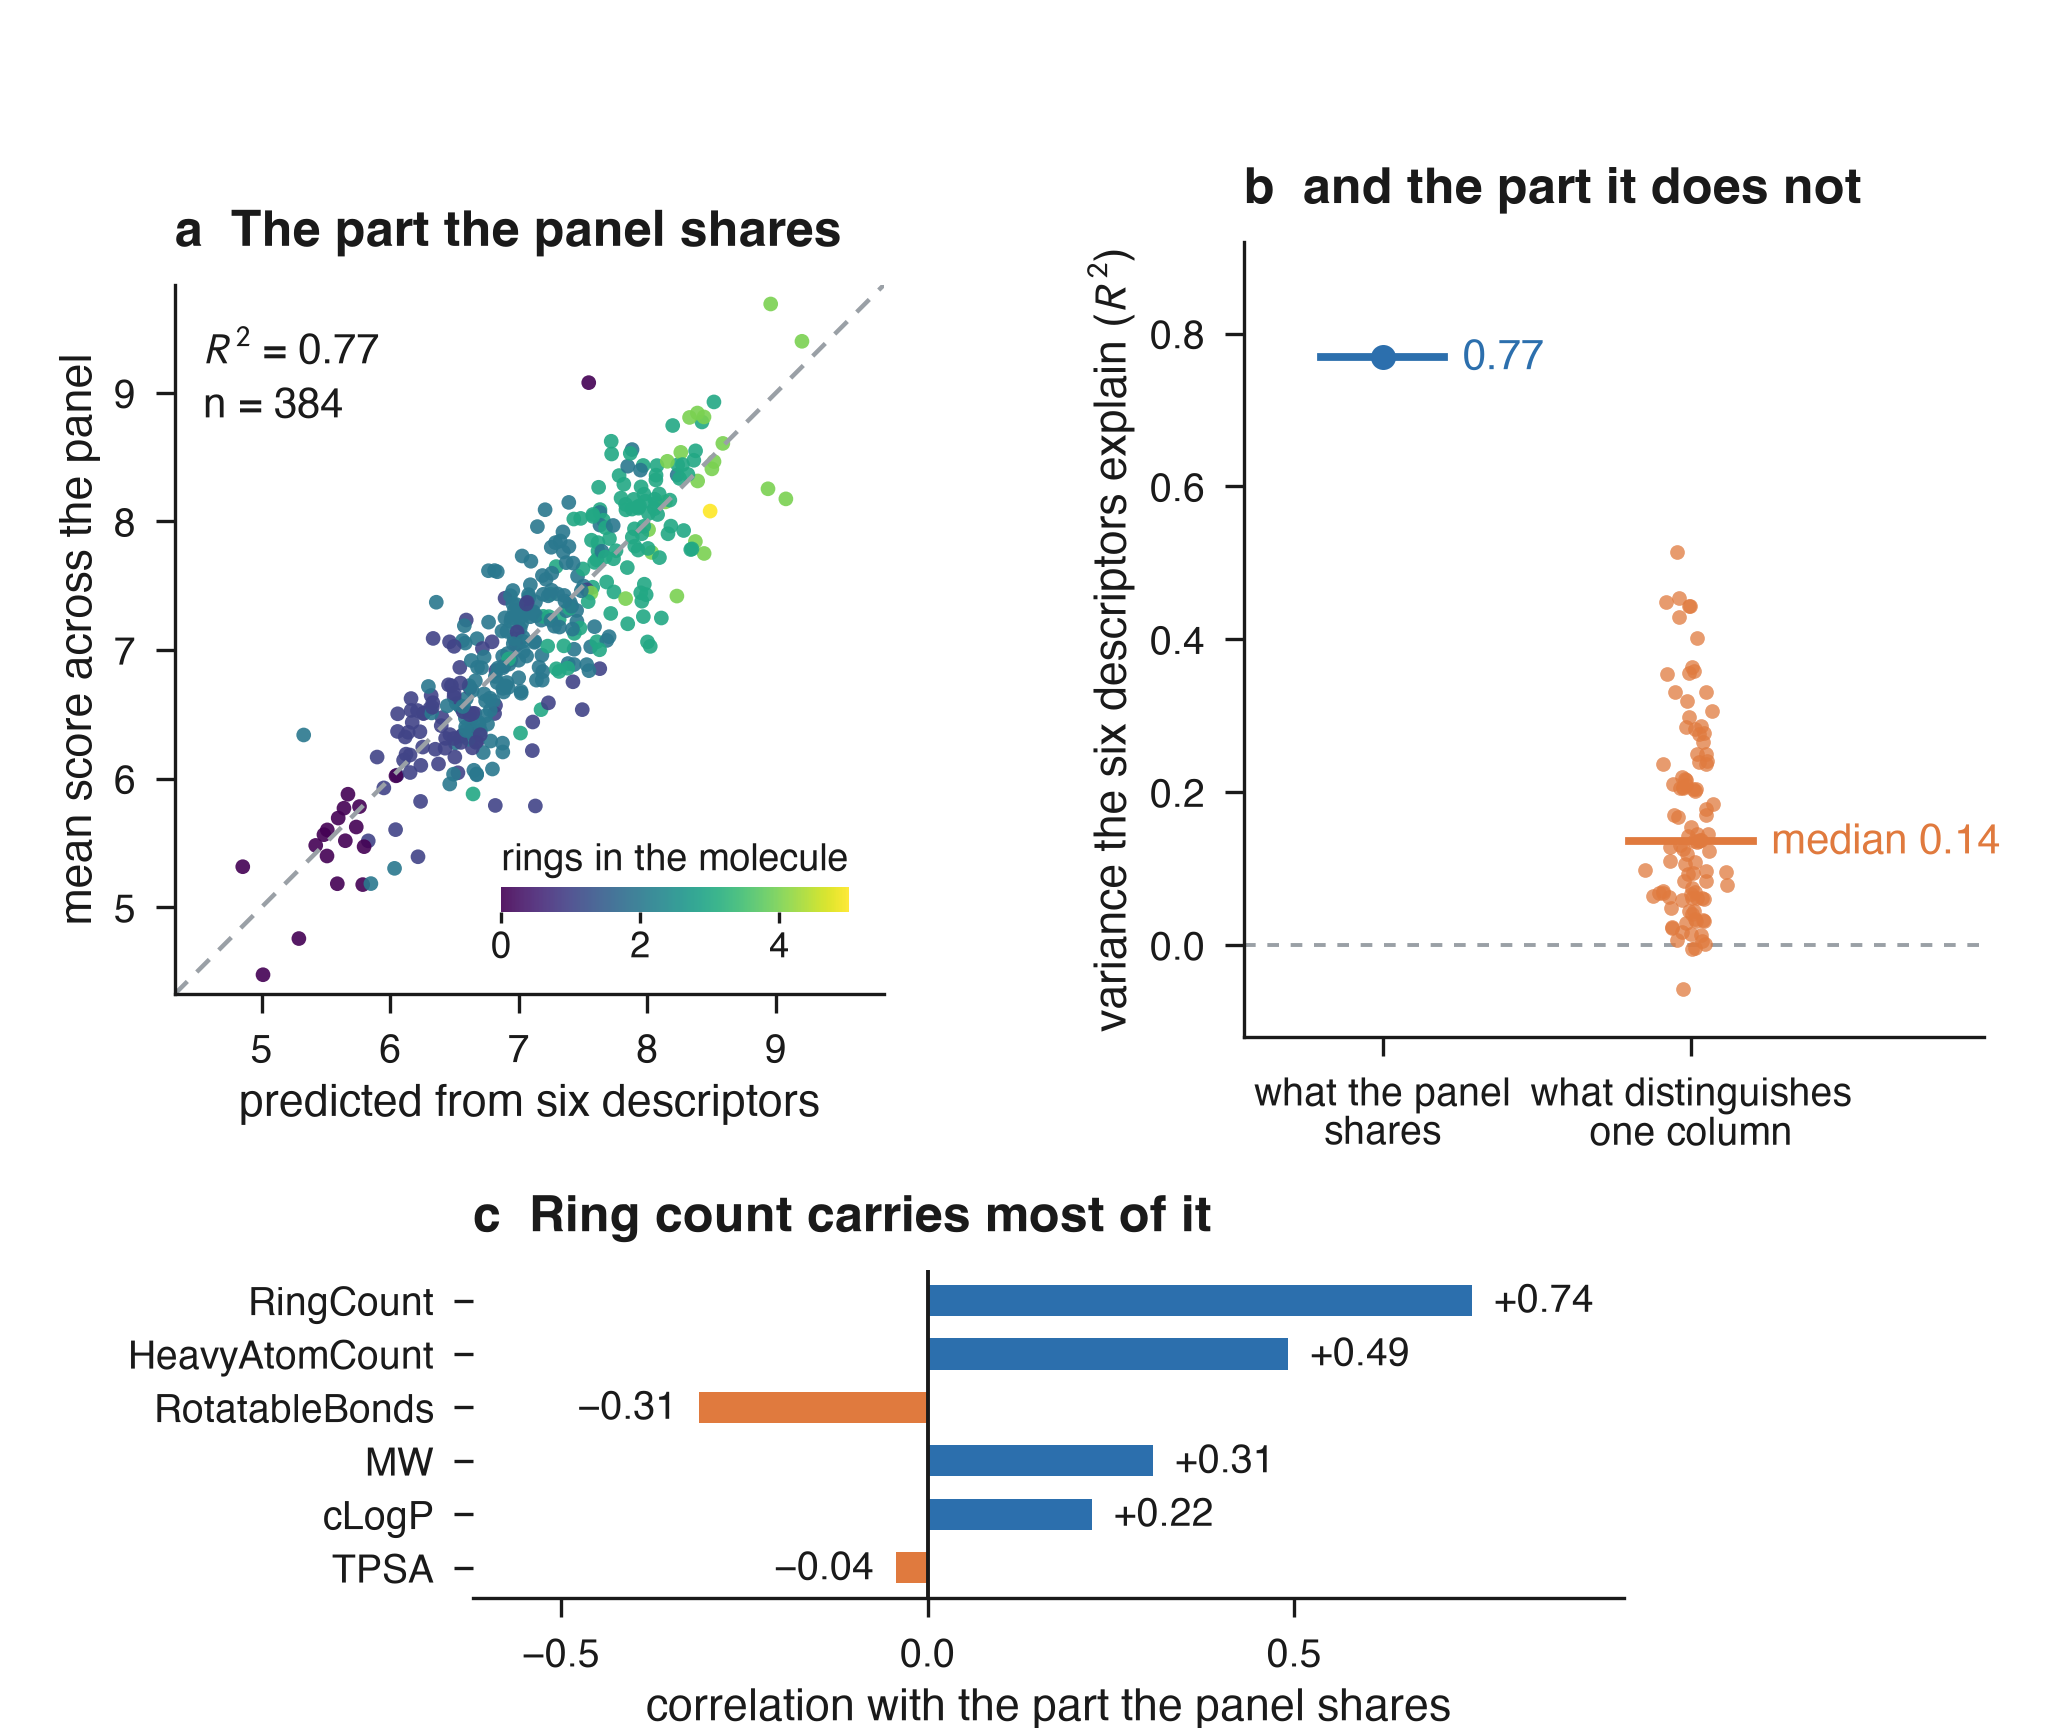

Source code (Python):
"""Figure: what cheap chemistry already knows about a panel.

a  Each molecule's mean score across the joint 102-column panel against a
   prediction of it from six ordinary descriptors, cross-validated by
   chemical group. Colour is the ring count, the single descriptor that
   carries most of the signal.
b  The same model fitted to what is left once each molecule's own mean is
   removed, once per column. The part a panel shares is cheap; the part that
   distinguishes one target from another is not.
c  How each descriptor on its own tracks the shared part.

Everything is recomputed from data/datasets/ and data/molecules.csv.
"""
import csv
import os

import numpy as np
import matplotlib.pyplot as plt

from figstyle import TEXTWIDTH_IN, PALETTE, use_paper_style, figsize, save

HERE = os.path.dirname(os.path.abspath(__file__))
DATA = os.path.join(HERE, os.pardir, "data")
DATASETS = os.path.join(DATA, "datasets")
INK, BLUE, ORANGE, GREY, PALE = (PALETTE["ink"], PALETTE["blue"],
                                 PALETTE["orange"], PALETTE["grey"],
                                 PALETTE["pale"])
FOLDS = 5

a = np.load(os.path.join(DATASETS, "dockstring.npz"), allow_pickle=True)
b = np.load(os.path.join(DATASETS, "own44.npz"), allow_pickle=True)
ia = {str(x): i for i, x in enumerate(a["molecule_ids"])}
ib = {str(x): i for i, x in enumerate(b["molecule_ids"])}
shared = sorted(set(ia) & set(ib))
A = a["scores"][[ia[s] for s in shared]]
B = b["scores"][[ib[s] for s in shared]]
Dsc = a["source_descriptor_values"][[ia[s] for s in shared]]
DNAME = [str(x) for x in a["source_descriptor_names"]]
keep = ~(np.isnan(A).any(1) | np.isnan(B).any(1) | np.isnan(Dsc).any(1))
ids = [s for s, k in zip(shared, keep) if k]
A, B, Dsc = A[keep], B[keep], Dsc[keep]

group = {r["standard_molecule_id"]: r["chemical_group"]
         for r in csv.DictReader(open(os.path.join(DATA, "molecules.csv")))}
g = np.array([group.get(i, "?") for i in ids])
X = np.column_stack([Dsc, np.ones(len(Dsc))])


def cross_validated(y, seed=0):
    """Prediction and R^2 with whole chemical groups held out."""
    keys = np.array(sorted(set(g)))
    np.random.default_rng(seed).shuffle(keys)
    fold = {k: i % FOLDS for i, k in enumerate(keys)}
    pred = np.empty_like(y)
    for f in range(FOLDS):
        te = np.array([fold[x] == f for x in g])
        beta, *_ = np.linalg.lstsq(X[~te], y[~te], rcond=None)
        pred[te] = X[te] @ beta
    return pred, 1 - ((y - pred) ** 2).sum() / ((y - y.mean()) ** 2).sum()


MEAN = np.hstack([A, B]).mean(1)
pred_mean, r2_mean = cross_validated(MEAN)
RES = np.hstack([A - A.mean(1, keepdims=True), B - B.mean(1, keepdims=True)])
r2_res = np.array([cross_validated(RES[:, j])[1] for j in range(RES.shape[1])])
rings = Dsc[:, DNAME.index("RingCount")]
single = np.array([np.corrcoef(MEAN, Dsc[:, j])[0, 1] for j in range(len(DNAME))])

use_paper_style()
fig = plt.figure(figsize=figsize(TEXTWIDTH_IN, ratio=0.84))
fig.set_layout_engine("none")

# ── a: the shared part is cheap ─────────────────────────────────────────
ax = fig.add_axes([0.085, 0.400, 0.345, 0.460])
sc = ax.scatter(pred_mean, MEAN, c=rings, cmap="viridis", s=7, linewidths=0,
                alpha=0.9)
lo = min(pred_mean.min(), MEAN.min()) - 0.15
hi = max(pred_mean.max(), MEAN.max()) + 0.15
ax.plot([lo, hi], [lo, hi], color=GREY, lw=0.8, ls=(0, (4, 3)), zorder=1)
ax.set_xlim(lo, hi)
ax.set_ylim(lo, hi)
ax.set_aspect("equal")
ax.set_xlabel("predicted from six descriptors")
ax.set_ylabel("mean score across the panel")
ax.text(0.04, 0.955, f"$R^2$ = {r2_mean:.2f}\nn = {len(MEAN)}",
        transform=ax.transAxes, fontsize=7.5, color=INK, va="top",
        linespacing=1.5)
ax.set_title("a  The part the panel shares", loc="left", pad=7, fontsize=9,
             fontweight="bold")

cax = ax.inset_axes([0.46, 0.115, 0.49, 0.036])
cb = fig.colorbar(sc, cax=cax, orientation="horizontal")
cb.outline.set_visible(False)
cb.ax.xaxis.set_label_position("top")
cb.set_label("rings in the molecule", labelpad=3, fontsize=6.8)
cb.ax.tick_params(length=2, pad=1.2, labelsize=6.5)

# ── b: the specific part is not ─────────────────────────────────────────
ax = fig.add_axes([0.605, 0.400, 0.360, 0.460])
rng = np.random.default_rng(1)
ax.scatter(rng.normal(1, 0.055, len(r2_res)), r2_res, s=7, linewidths=0,
           color=ORANGE, alpha=0.75)
ax.plot([0.80, 1.20], [np.median(r2_res)] * 2, color=ORANGE, lw=1.4)
ax.plot([-0.20, 0.20], [r2_mean] * 2, color=BLUE, lw=1.4)
ax.plot([0], [r2_mean], "o", color=BLUE, ms=4.5, mew=0)
ax.axhline(0, color=GREY, lw=0.7, ls=(0, (3, 3)), zorder=0)
ax.text(0.26, r2_mean, f"{r2_mean:.2f}", color=BLUE, fontsize=7.5,
        va="center", ha="left")
ax.text(1.26, np.median(r2_res), f"median {np.median(r2_res):.2f}",
        color=ORANGE, fontsize=7.5, va="center", ha="left")
ax.set_xlim(-0.45, 1.95)
ax.set_ylim(-0.12, 0.92)
ax.set_xticks([0, 1])
ax.set_xticklabels(["what the panel\nshares", "what distinguishes\none column"])
ax.set_ylabel("variance the six descriptors explain ($R^2$)")
for side in ("right", "top"):
    ax.spines[side].set_visible(False)
ax.set_title("b  and the part it does not", loc="left", pad=7, fontsize=9,
             fontweight="bold")

# ── c: which descriptor carries it ──────────────────────────────────────
ax = fig.add_axes([0.230, 0.075, 0.560, 0.190])
o = np.argsort(np.abs(single))
y = np.arange(len(o))
ax.barh(y, single[o], height=0.58, color=[BLUE if v > 0 else ORANGE
                                          for v in single[o]], zorder=2)
for i, j in enumerate(o):
    v = single[j]
    ax.text(v + (0.03 if v > 0 else -0.03), i,
            f"{v:+.2f}".replace("-", "\u2212"), fontsize=7,
            color=INK, va="center", ha="left" if v > 0 else "right")
ax.axvline(0, color=INK, lw=0.7)
ax.set_yticks(y)
ax.set_yticklabels([DNAME[j] for j in o])
ax.set_xlim(-0.62, 0.95)
ax.set_xticks([-0.5, 0.0, 0.5])
ax.set_xlabel("correlation with the part the panel shares")
for side in ("left", "right", "top"):
    ax.spines[side].set_visible(False)
ax.set_title("c  Ring count carries most of it", loc="left", pad=7,
             fontsize=9, fontweight="bold")

save(fig, "fig_chemistry_knows")
print(f"shared R2 {r2_mean:.3f} | residual median {np.median(r2_res):.3f} "
      f"range {r2_res.min():.3f}..{r2_res.max():.3f} | "
      f"above 0.3: {(r2_res > 0.3).sum()}/{len(r2_res)}")
